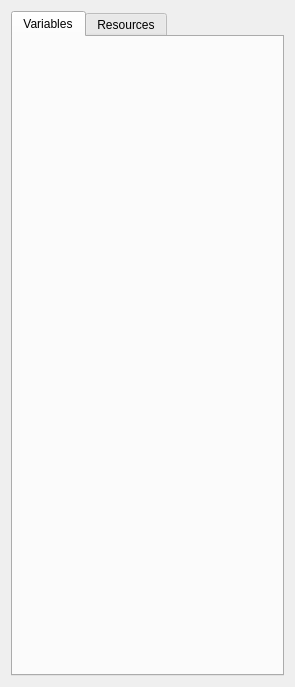
<?xml version="1.0" encoding="UTF-8"?>
<ui version="4.0">
 <class>ResourcesWidget</class>
 <widget class="QWidget" name="ResourcesWidget">
  <property name="geometry">
   <rect>
    <x>0</x>
    <y>0</y>
    <width>295</width>
    <height>687</height>
   </rect>
  </property>
  <property name="windowTitle">
   <string>Form</string>
  </property>
  <layout class="QVBoxLayout" name="verticalLayout">
   <item>
    <widget class="QTabWidget" name="tabs_vars">
     <property name="sizePolicy">
      <sizepolicy hsizetype="Expanding" vsizetype="Expanding">
       <horstretch>1</horstretch>
       <verstretch>0</verstretch>
      </sizepolicy>
     </property>
     <property name="baseSize">
      <size>
       <width>200</width>
       <height>0</height>
      </size>
     </property>
     <property name="currentIndex">
      <number>0</number>
     </property>
     <widget class="QWidget" name="pg_variables">
      <property name="sizePolicy">
       <sizepolicy hsizetype="Minimum" vsizetype="Preferred">
        <horstretch>1</horstretch>
        <verstretch>0</verstretch>
       </sizepolicy>
      </property>
      <attribute name="title">
       <string>Variables</string>
      </attribute>
      <attribute name="toolTip">
       <string>List of available variables</string>
      </attribute>
      <layout class="QVBoxLayout" name="verticalLayout_4">
       <property name="sizeConstraint">
        <enum>QLayout::SetDefaultConstraint</enum>
       </property>
       <property name="leftMargin">
        <number>0</number>
       </property>
       <property name="rightMargin">
        <number>0</number>
       </property>
       <property name="bottomMargin">
        <number>10</number>
       </property>
       <item>
        <widget class="VariablesWindow" name="lv_variables" native="true"/>
       </item>
      </layout>
     </widget>
     <widget class="QWidget" name="pg_resources">
      <property name="sizePolicy">
       <sizepolicy hsizetype="Minimum" vsizetype="Preferred">
        <horstretch>0</horstretch>
        <verstretch>0</verstretch>
       </sizepolicy>
      </property>
      <attribute name="title">
       <string>Resources</string>
      </attribute>
      <attribute name="toolTip">
       <string>List of available resources</string>
      </attribute>
      <layout class="QVBoxLayout" name="verticalLayout_6">
       <property name="sizeConstraint">
        <enum>QLayout::SetDefaultConstraint</enum>
       </property>
       <property name="leftMargin">
        <number>0</number>
       </property>
       <property name="rightMargin">
        <number>0</number>
       </property>
       <property name="bottomMargin">
        <number>10</number>
       </property>
       <item>
        <widget class="ResourcesWindow" name="lv_resources" native="true"/>
       </item>
      </layout>
     </widget>
    </widget>
   </item>
  </layout>
 </widget>
 <customwidgets>
  <customwidget>
   <class>VariablesWindow</class>
   <extends>QWidget</extends>
   <header>hal_configurator.ui.variableswindow.h</header>
   <container>1</container>
  </customwidget>
  <customwidget>
   <class>ResourcesWindow</class>
   <extends>QWidget</extends>
   <header>hal_configurator.ui.resourceswindow.h</header>
   <container>1</container>
  </customwidget>
 </customwidgets>
 <resources/>
 <connections/>
</ui>
